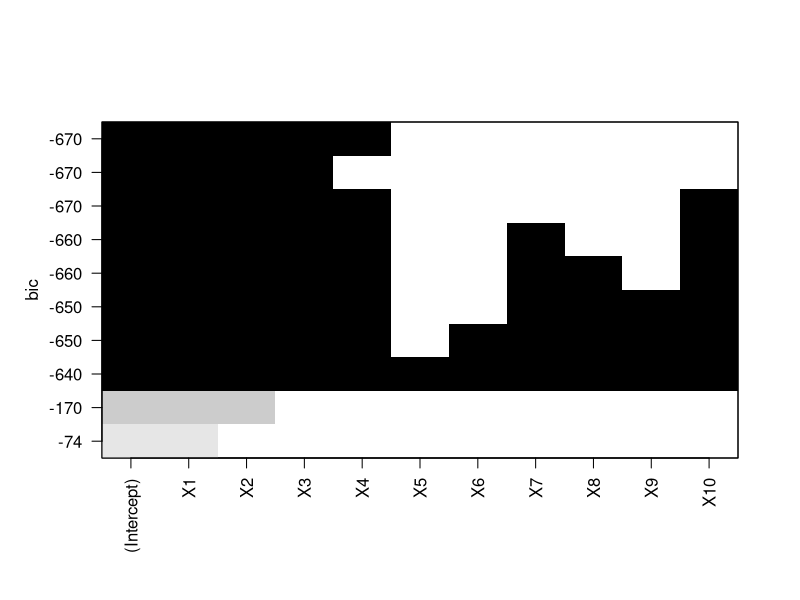
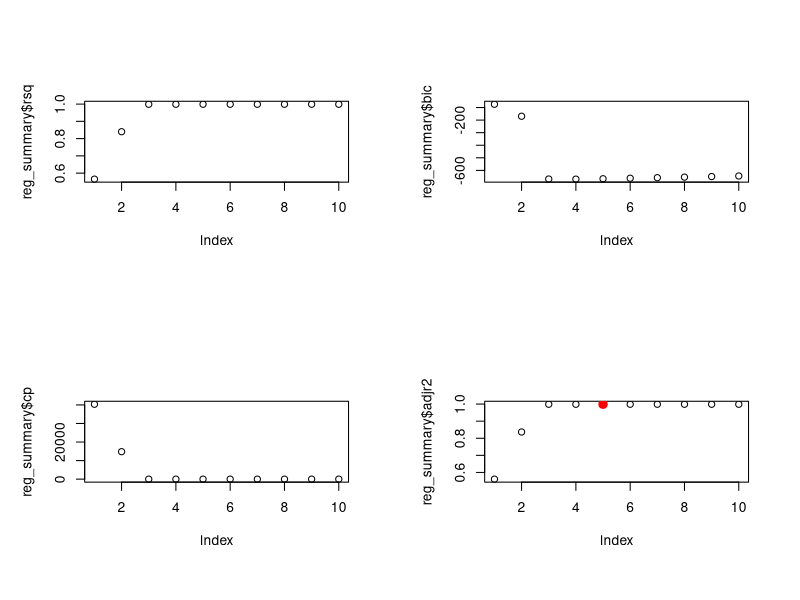

Write the R code that produced these figures, in order.
# In this problem we will generate simulated data and use that to perform the best susbset selection.

## a)
# Use the rnorm() to generate predictor X of length n=100 and also noise of e of length 100
x = rnorm(n = 100)
eps = rnorm(n = 100)
length(x)
length(eps)

## b)
# Generate response vector Y of length n = 100 with the model below
y = 1 + 2*x + 3*x^2 + 4*x^3 + eps

## c)
# Use the regsubsets to perform the ebst subset selection with predictors from x^1 to x^10
# What is best model obtained according to Cp, BIC and adjsuted R^2

# Adding regsubsets library to this, which is inside the library called leaps
library(leaps)

# We have to create a dataframe from x^1 to x^10
xfull = poly(x = x,degree = 10)

# making a dataframe of y and x
datahere = data.frame(y,xfull)

# Fitting the regsubsets model
reg_model = regsubsets(y~.,data = datahere,nvmax = 10)
reg_model
plot(reg_model)
?regsubsets

reg_summary = summary(reg_model)
reg_summary
reg_summary$rsq

# Creating a grid of 2x2
par(mfrow = c(2,2))

# Plotting for each of the type of indicators we consider to select model
plot(reg_summary$rsq)
plot(reg_summary$bic)
plot(reg_summary$cp)
plot(reg_summary$adjr2)

maxpointnumber_adjrsq = which.max(reg_summary$adjr2)
maxpointnumber_adjrsq
minpointnumber_cp = which.min(reg_summary$cp)
minpointnumber_cp
minpointnumber_bic = which.min(reg_summary$bic)
minpointnumber_bic
points(maxpointnumber_adjrsq, reg_summary$adjr2[maxpointnumber_adjrsq], col="red", cex=2, pch=20)

# According to bic and cp indexes we have these at the lowest for index equal to 3
# So lets get the coefficients of the model where we have 3 predictors,which is meant by 3 above.
coef(reg_model,3)
coef(reg_model,minpointnumber_cp)
coef(reg_model,maxpointnumber_adjrsq)

## d)
# Now using the backward and forward selection for selecting the model predictors
# For specifying the backward and forward selection we just hve to add another argument in regsubsets
?regsubsets

reg_model_forward = regsubsets(y~.,data = datahere,nvmax = 10,method = "forward")
reg_sumamry_forward = summary(reg_model_forward)

maxpointnumber_adjrsq = which.max(reg_sumamry_forward$adjr2)
maxpointnumber_adjrsq

minpointnumber_bic = which.min(reg_sumamry_forward$bic)
minpointnumber_bic

minpointnumber_cp = which.min(reg_sumamry_forward$cp)
minpointnumber_cp

coef(reg_model_forward,maxpointnumber_adjrsq)
coef(reg_model_forward,minpointnumber_bic)
coef(reg_model_forward,minpointnumber_cp)

# Now using the backward selection method to fit the model and doing the same process again.
reg_model_backward = regsubsets(y~.,data = datahere,nvmax = 10,method = "backward")
reg_summary_backward = summary(reg_model_backward)

maxpointnumber_adjrsq = which.max(reg_summary_backward$adjr2)
maxpointnumber_adjrsq

minpointnumber_bic = which.min(reg_summary_backward$bic)
minpointnumber_bic

minpointnumber_cp = which.min(reg_summary_backward$cp)
minpointnumber_cp

coef(reg_model_backward,maxpointnumber_adjrsq)
coef(reg_model_backward,minpointnumber_bic)
coef(reg_model_backward,minpointnumber_cp)

## As we can observe all the three method resulted in the same value and number of coefficietns that
##  we can select. So the way of seleciton of predictors have no infleunce in the selection of
##  predcitors and the numbe r of predictors

## e)
# Fitting the lasso model to the simualated model. using the same data.
# Using the cross validation now , not the validation model.
